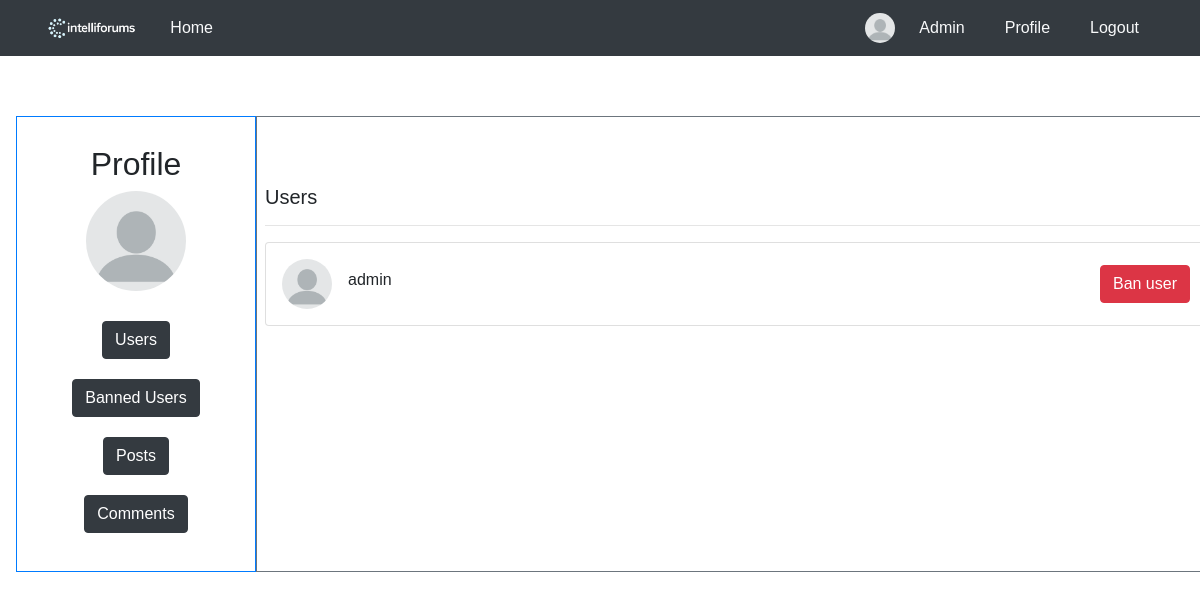
The app's page /adminpanel/ (signed in), older data.
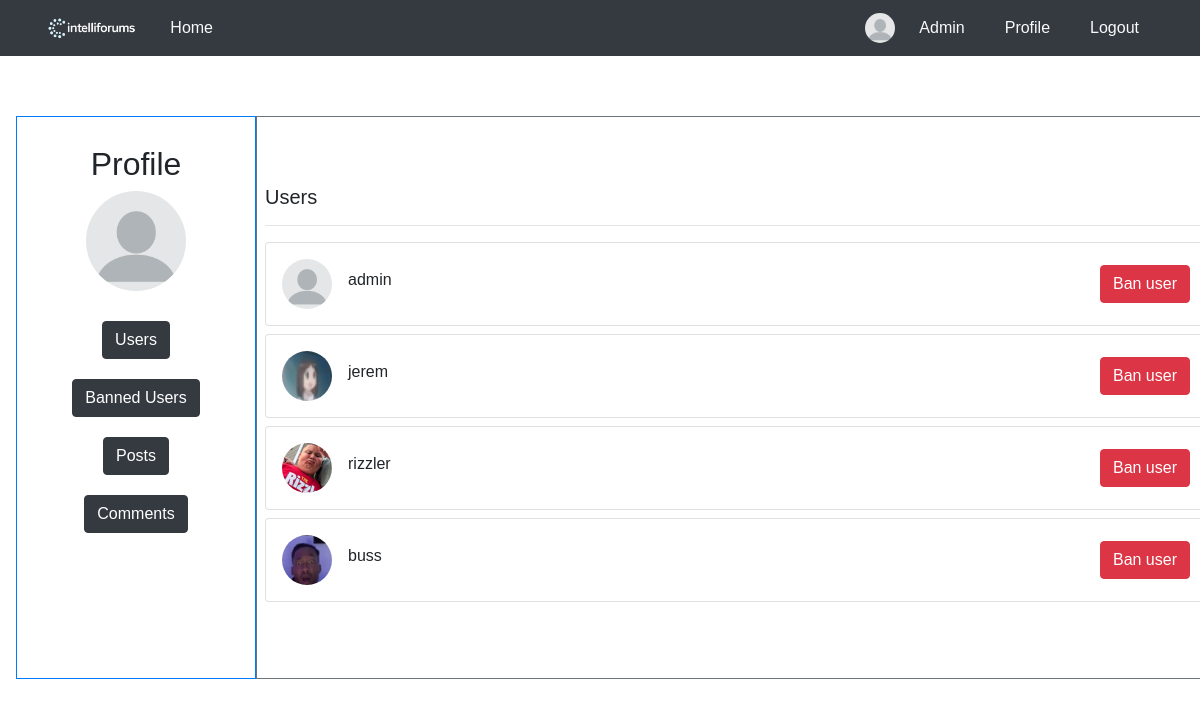
The same page, newer data.
### blog/models.py (models this page shows, shortened)
class User(AbstractBaseUser, PermissionsMixin):
    username = models.CharField(max_length=100, unique=True)
    picture = models.ImageField(
        upload_to='profile/',
        default='profile/blank-profile-picture-973460_128012234212.png',
        blank=True,
    )
    is_active = models.BooleanField(default=True)
    is_staff = models.BooleanField(default=False)
    USERNAME_FIELD = 'username'
    objects = UserManager()

### blog/views.py (the view)
# urls.py: path('adminpanel/',views.render_adminpanel,name = "adminpanel"),
@csrf_protect
def render_adminpanel(request):
    if not request.user.is_staff:
        raise PermissionDenied
    users = User.objects.filter(is_active=True)
    banned_users = User.objects.filter(is_active=False)
    return render(request, 'Admin/admin.html', {
            'users' : users,
            'banned_users' : banned_users,
        })

### blog/templates/Admin/admin.html (shortened to what this page needs)
<!DOCTYPE html>
<html lang="en">
<head>
    {% load static %}
    <link rel="stylesheet" href="{% static 'blog/css/profile.css' %}">
</head>
<body>
    {% include 'header.html' %}
        <div class="container-fluid m-3">
            <div class="row d-flex">
                <div class="left-column p-2 border border-primary" style="flex: 0 0 20%; max-width: 20%;">
                    <div class="profile-container">
                        <h2>Profile</h2>
                        <img src="/media/{{ request.user.picture }}" alt="Profile Picture" class="profile-pic" style="height: 100px;">
                        <div>
                            <div style="display: inline;">
                                <button id="showUsers" class="btn btn-dark" style="margin: 10px;">Users</button>
                                <button id="showBannedUsers" class="btn btn-dark" style="margin: 10px;">Banned Users</button>
                                <button id="showPosts" class="btn btn-dark" style="margin: 10px;">Posts</button>
                                <button id="showComments" class="btn btn-dark" style="margin: 10px;">Comments</button>
                            </div>
                        </div>
                    </div>
                </div>
                <div class="col p-2 border border-secondary">
                    <div id="UsersDashboard" style="display: block;">
                        {% include 'Admin/admin_dashboard.html' %}
                    </div>
                </div>
            </div>
        </div>
</body>
</html>

### blog/templates/header.html (shortened to what this page needs)
<!DOCTYPE html>
<html lang="en">
<head>
    {% load static %}
    <link rel="stylesheet" href="https://cdn.jsdelivr.net/npm/bootstrap@4.1.3/dist/css/bootstrap.min.css">
    <link rel="stylesheet" href="https://cdnjs.cloudflare.com/ajax/libs/font-awesome/5.12.0-2/css/all.min.css" />
    <link rel="stylesheet" href="{% static 'blog/css/global.css' %}">
    <link rel="stylesheet" href="{% static 'blog/css/header.css' %}">
</head>
<body>
    <nav class="navbar navbar-dark bg-dark">
        <div class="container d-flex justify-content-between align-items-center">
            <div class="d-flex align-items-center">
                <img src="{% static 'images/logo.png' %}" alt="Logo" style="max-height:30px;">
                <a class="nav-link text-light ml-3" href="/">Home</a>
            </div>
            <div class="d-flex align-items-center">
                {% if user.is_authenticated %}
                    <img src="{{ user.picture.url }}" alt="Profile Picture" class="profile-img" style="height:30px;width:30px;border-radius:50%;">
                    {% if user.is_staff %}
                    <a class="nav-link text-light ml-2" href="/adminpanel/">Admin</a>
                    {% endif %}
                    <a class="nav-link text-light ml-2" href="/profile/">Profile</a>
                    <a class="nav-link text-light ml-2" href="{% url 'logout' %}">Logout</a>
                {% else %}
                    <a class="nav-link text-light" href="/login/">Login</a>
                    <a class="nav-link text-light ml-2" href="/register/">Register</a>
                {% endif %}
            </div>
        </div>
    </nav>
</body>
</html>

### blog/templates/Admin/admin_dashboard.html (shortened to what this page needs)
<div class="row">
    <div class="col-lg">
        <h5>Users</h5>
        <hr>
        {% for user in users %}
        <div class="card mb-2">
            <div class="card-body p-2 p-sm-3">
                <div class="media forum-item">
                    <a href="#" data-toggle="collapse" data-target=".forum-content"><img src="/media/{{ user.picture }}" class="mr-3 rounded-circle" width="50" alt="User" /></a>
                    <div class="media-body align-self-center">
                        <h6><a href="#" data-toggle="collapse" data-target=".forum-content" class="text-body">{{ user.username }}</a></h6>
                    </div>
                    <div class="text-muted small text-center align-self-center">
                        <form method="POST" action="{% url 'ban_user' user.id %}" onsubmit="return confirm('Are you sure you want to ban this user?')">
                            <button type="submit" class="btn btn-danger">Ban user</button>
                        </form>
                    </div>
                </div>
            </div>
        </div>
        {% endfor %}
    </div>
</div>

### blog/static/blog/css/profile.css (style rules this page uses)
.profile-container { max-width: 600px; margin: 0 auto; text-align: center; padding: 20px; }
.profile-pic { max-width: 300px; max-height: 300px; border-radius: 50%; margin-bottom: 20px; }
h2 { margin-bottom: 30px; }

### blog/static/blog/css/global.css (style rules this page uses)
* { font-family: Verdana, Geneva, Tahoma, sans-serif; }

### blog/static/blog/css/header.css (style rules this page uses)
.profile-img { max-width: 50px !important; max-height: 50px !important; border-radius: 50% !important; }

### blog/templates/Admin/admin.html (style rules this page uses)
.profile-container { max-width: 600px; margin: 0 auto; text-align: center; padding: 20px; }
.profile-pic { max-width: 300px; max-height: 300px; border-radius: 50%; margin-bottom: 20px; }
h2 { margin-bottom: 30px; }
.row { margin: 60px; }

Row changes from the older to the newer data that the page shows:
added User: picture (picture), username "jerem"
added User: picture (picture), username "rizzler"
added User: picture (picture), username "buss"
